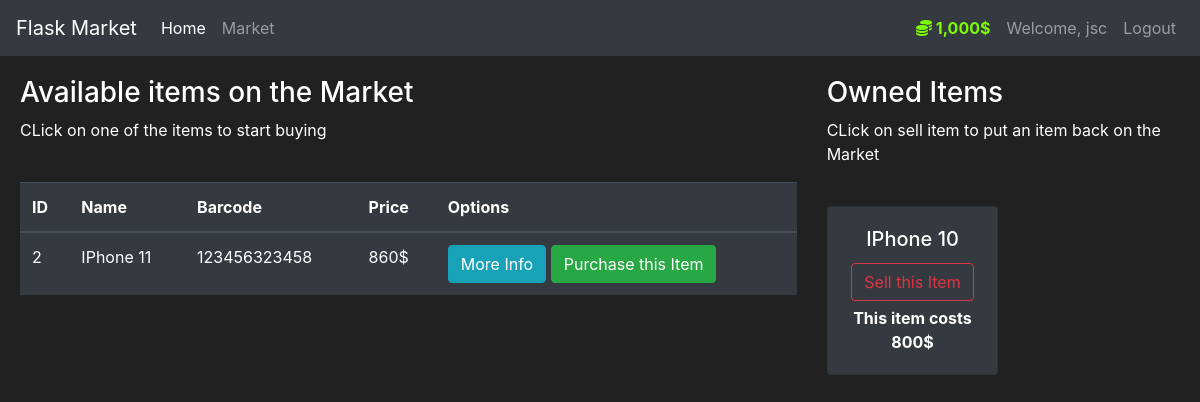
The page /market (signed in) on the database as committed earlier.
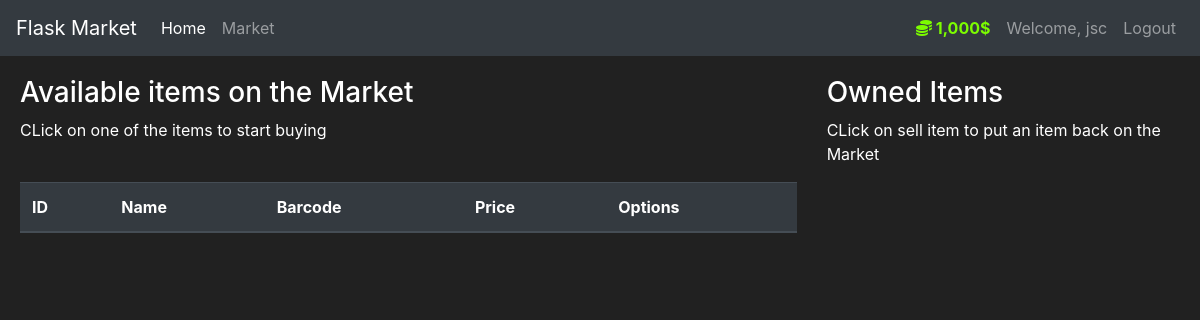
The same page on the database as committed later.
### market/models.py (models this page shows, shortened)
class User(db.Model , UserMixin):
    id = db.Column(db.Integer() , primary_key=True)
    username = db.Column(db.String(length=30) , nullable=False , unique=True)
    email_address = db.Column(db.String(length=50) , nullable=False , unique=True)
    password_hash = db.Column(db.String(length=60) , nullable=False)
    budget = db.Column(db.Integer() , nullable=False , default=1000)
    items = db.relationship('Item' , backref='owned_user' ,lazy=True)
    @property
    def prettier_budget(self):
        if len(str(self.budget)) >= 4:
            return f'{str(self.budget)[:-3]},{str(self.budget)[-3:]}$'
        else:
            return f"{self.budget}$"
    @property
    def password(self):
        return self.password

class Item(db.Model):
    id = db.Column(db.Integer() , primary_key=True)
    name = db.Column(db.String(length=30) , nullable=False , unique=True)
    price = db.Column(db.Integer() , nullable=False)
    barcode = db.Column(db.String(length=12) , nullable=False , unique=True)
    description = db.Column(db.String(length=1024) , nullable=False , unique=True)
    owner = db.Column(db.Integer() , db.ForeignKey('user.id'))

### market/routes.py (the view, shortened to what this page needs)
@app.route('/market' , methods=['GET','POST'])
@login_required
def market_page():
    purchase_form = PurchaseItemForm();
    selling_form = SellItemForm()
    if request.method == "GET":
        items = Item.query.filter_by(owner=None)
        owned_items = Item.query.filter_by(owner=current_user.id)
        return render_template('market.html' , items=items , purchase_form = purchase_form , owned_items=owned_items , selling_form=selling_form)

### market/models.py (called while the page is built)
@login_manager.user_loader
def load_user(user_id):
    return User.query.get(int(user_id))

### market/templates/market.html (shortened to what this page needs)
{% extends 'base.html' %} {% block title %} Market page {% endblock%} {% block
content %}
<div class="row" style="margin-top: 20px; margin-left: 5px">
  <div class="col-8">
    <h3>Available items on the Market</h3>
    <p>CLick on one of the items to start buying</p>
    <br />
    <table class="table table-hover table-dark">
      <thead>
        <tr>
          <th scope="col">ID</th>
          <th scope="col">Name</th>
          <th scope="col">Barcode</th>
          <th scope="col">Price</th>
          <th scope="col">Options</th>
        </tr>
      </thead>
      <tbody>
        {% for item in items %} {% include 'includes/items_modals.html'%}
        <tr>
          <td>{{ item.id }}</td>
          <td>{{ item.name }}</td>
          <td>{{ item.barcode }}</td>
          <td>{{ item.price }}$</td>
          <td>
            <button
              class="btn btn-outline btn-info"
              data-toggle="modal"
              data-target="#Modal-MoreInfo-{{item.id}}">
              More Info
            </button>
            <button
              class="btn btn-outline btn-success"
              data-toggle="modal"
              data-target="#Modal-PurchaseConfirm-{{item.id}}">
              Purchase this Item
            </button>
          </td>
        </tr>
        {% endfor %}
      </tbody>
    </table>
  </div>
  <div class="col-4">
    <h3>Owned Items</h3>
    <p>CLick on sell item to put an item back on the Market</p>
    <br />
    <div class="row">
      {% for owned_item in owned_items %} {% include
      <div class="col-md-6">
        <div style="margin-bottom: 5px" class="card text-center bg-dark">
          <div class="card-body">
            <h5 class="card-title">{{ owned_item.name }}</h5>
            <button
              type="button"
              class="btn btn-outline-danger"
              style="margin-bottom: 5px"
              data-toggle="modal"
              data-target="#Modal-SellingConfirm-{{ owned_item.id }}">
              Sell this Item
            </button>
            <p class="card-text">
              <strong> This item costs {{ owned_item.price }}$ </strong>
            </p>
          </div>
        </div>
      </div>
      {% endfor %}
    </div>
  </div>
</div>
{% endblock %}

### market/templates/base.html (shortened to what this page needs)
<!DOCTYPE html>
<html lang="en">
  <head>
    <link
      rel="stylesheet"
      href="https://cdn.jsdelivr.net/npm/bootstrap@4.5.3/dist/css/bootstrap.min.css"
 />
    <link
      rel="stylesheet"
      href="https://cdnjs.cloudflare.com/ajax/libs/font-awesome/6.5.1/css/all.min.css"
 />
  </head>
  <body>
    <nav class="navbar navbar-expand-md navbar-dark bg-dark">
      <a class="navbar-brand" href="#">Flask Market</a>
      <div class="collapse navbar-collapse" id="navbarNav">
        <ul class="navbar-nav mr-auto">
          <li class="nav-item active">
            <a class="nav-link" href="{{ url_for('home_page') }}"
              >Home <span class="sr-only">(current)</span></a
            >
          </li>
          <li class="nav-item">
            <a class="nav-link" href="{{ url_for('market_page') }}">Market</a>
          </li>
        </ul>
        {% if current_user.is_authenticated %}
        <ul class="navbar-nav">
          <li class="nav-item">
            <a class="nav-link" style="color: lawngreen; font-weight: bold">
              <i class="fa-solid fa-coins"></i>
              {{current_user.prettier_budget }}
            </a>
          </li>
          <li class="nav-item">
            <a class="nav-link">Welcome, {{current_user.username}}</a>
          </li>
          <li class="nav-item">
            <a class="nav-link" href="{{ url_for('logout_page') }}">Logout</a>
          </li>
        </ul>
        {% endif%}
      </div>
    </nav>
     {% block content %} {% endblock %}
  </body>
</html>

### market/templates/base.html (style rules this page uses)
body { background-color: #212121; color: white; }

Rows that differ between the two databases and show on the page:
no longer on this page (row edited): Item: id "2", name "IPhone 11", barcode "123456323458", price "860", shown under "Available items on the Market"
no longer on this page (row edited): Item: name "IPhone 10", price "800", shown under "Owned Items"
